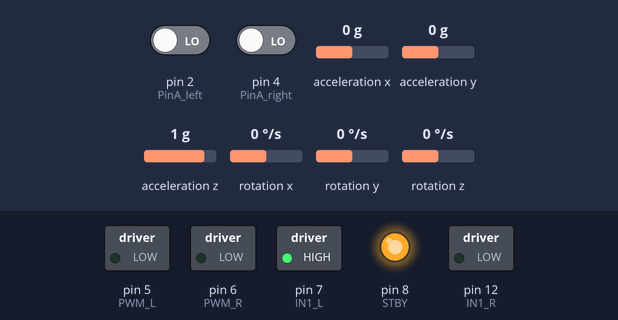
A sketch run on a simulated Arduino Uno, built with avr-gcc and run on an emulated ATmega328P. Parts: switched loads named in the sketch (green lamp = pin HIGH), output pins drawn as LEDs (lit = HIGH). The inputs (shaded band) are chosen by the test bench; at power-on: pin 2 (PinA_left) LOW, pin 4 (PinA_right) LOW, acceleration x 0 g, acceleration y 0 g, acceleration z 1 g, rotation x 0 °/s, rotation y 0 °/s, rotation z 0 °/s. What the sketch prints to the serial monitor is not drawn.

Above: at 0.1 s.
At 1.6 s:
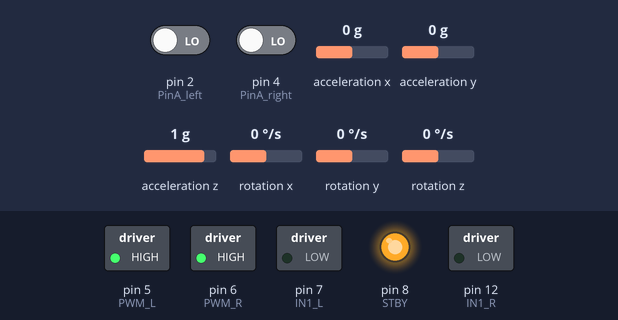
Timing chart, 0 to 3.1 s (numbered marks = the images above):
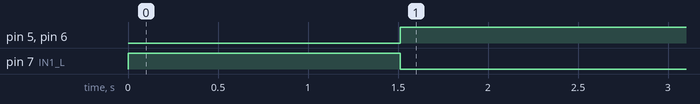

The sketch:

script.ino
```cpp
/* Include necessary header files */
#include <PinChangeInt.h>
#include <MsTimer2.h>
#include "I2Cdev.h"
#include "MPU6050.h"

/* TB6612FNG motor driver signal pins */
#define IN1_L 7
#define IN1_R 12
#define PWM_L 5
#define PWM_R 6
#define STBY 8

/* Encoder count signal pins */
#define PinA_left 2
#define PinA_right 4

/* Sensor Reading Variables */
MPU6050 mpu; //Instantiate a MPU6050 object with the object name MPU.
int16_t ax, ay, az, gx, gy, gz; // Variables for IMU readings
volatile long right_encoder = 0;
volatile long left_encoder = 0;
/*
 The volatile long type is used to ensure that the value is valid when the external
 interrupt pulse count value is used in other functions
 */
float num_of_encoder_counts_per_rev = 780.0;
float thousand_by_num_of_encoder_counts_per_rev = 1000.0/num_of_encoder_counts_per_rev;

/* IMU Callibration Variables */
long gyroXCalli = 0, gyroYCalli = 0, gyroZCalli = 0; // Obtained by callibrating gyroscope values
long accelXCalli = 0, accelYCalli = 0, accelZCalli = 0; // Obtained by callibrating accelerometer values

/* Motor PWM Input Values */
long motor_left = 0;
long motor_right = 0;

/* Time variables */
unsigned long time;
unsigned long prev_time_encoder = 0;
unsigned long startTime_left = 0;
unsigned long startTime_right = 0;
int sampling_rate = 5; // in milliseconds

/* Encoder to speed measurement variables */

int encoder_count_max = 20;
float motor_left_ang_vel = 0;
float motor_right_ang_vel = 0;

/* Robot parameters */

float wheel_rad = 0.0335; // radius of the wheel in metres
float lat_dist = 0.194; // distance between ends of the wheels in metres

/********************Initialization settings********************/
void setup() {

  /* TB6612FNGN Motor Driver module control signal initialization */
  pinMode(IN1_L, OUTPUT); //Control the direction of motor 1, 1 is forward, 0 is reverse
  pinMode(IN1_R, OUTPUT); //Control the direction of motor 1, 1 is forward, 0 is reverse
  pinMode(PWM_L, OUTPUT); //PWM of left motor
  pinMode(PWM_R, OUTPUT); //PWM of right motor
  pinMode(STBY, OUTPUT); //enable TB6612FNG

  /* Initializing motor drive module */
  digitalWrite(IN1_L, HIGH);
  digitalWrite(IN1_R, LOW);
  digitalWrite(STBY, HIGH);
  analogWrite(PWM_L, 0);
  analogWrite(PWM_R, 0);

  /* Initialize I2C bus */
  Wire.begin(); //Add I2C bus sequence
  Serial.begin(57600); //Open the serial port and set the baud rate
  delay(1500);
  mpu.initialize(); //Initialization MPU6050
  delay(2);

  /*
   Uncomment the next two lines only once and store the callibration values in the
   global variables defined for callibration
  */
//  callibrateGyroValues();
//  callibrateAccelValues();

  time = millis();
  startTime_left = millis();
  startTime_right = millis();

  /* Interrupt function to count the encoder pulses */
  attachInterrupt(digitalPinToInterrupt(PinA_left), encoder_left, CHANGE);
  attachPinChangeInterrupt(PinA_right, encoder_right, CHANGE);

  /*
  Timing interrupt settings, using MsTimer2. Because PWM uses a timer to control the
  duty cycle, it is important to look at the pin port corresponding to the timer when
  using timer.
  */
  MsTimer2::set(sampling_rate, mainfunc);
  MsTimer2::start();

  Serial.print("Setup Done!\n");
}

/***************************************************************************************/
/*
 This section contains functions that you can use to build your controllers
*/
/***************************************************************************************/

/*
encoder_left() counts encoder pulses of the left wheel motor and stores it in a
global variable 'left_encoder'
*/
void encoder_left(){left_encoder++;}

/*
encoder_right() counts encoder pulses of the right wheel motor and stores it in a
global variable 'right_encoder'
*/
void encoder_right(){right_encoder++;}


/*
SetLeftWheelSpeed() takes one input which will be set as the PWM input to the left motor.
If the value is outside the range (-255,255), then the input will be saturated and the
motor PWM will be set. The value is also written to the global variable 'motor_left'
*/
void SetLeftWheelSpeed(double speed_val)
{
  // Saturate the input to the range (-255,255)
  if (speed_val > 255) { speed_val = 255; }
  else if (speed_val < -255) { speed_val = -255; }

  motor_left = speed_val;

  if (speed_val < 0)
  {
    digitalWrite(IN1_L, 1);
    analogWrite(PWM_L, -speed_val);
  }
  else
  {
    digitalWrite(IN1_L, 0);
    analogWrite(PWM_L, speed_val);
  }
}

/*
SetRightWheelSpeed() takes one input which will be set as the PWM input to the right motor.
If the value is outside the range (-255,255), then the input will be saturated and the
motor PWM will be set. The value is also written to the global variable 'motor_right'
*/
void SetRightWheelSpeed(double speed_val)
{
  // Saturate the input to the range (-255,255)
  if (speed_val > 255) { speed_val = 255; }
  else if (speed_val < -255) { speed_val = -255; }

  motor_right = speed_val;

  if (speed_val < 0)
  {
    digitalWrite(IN1_R, 1);
    analogWrite(PWM_R, -speed_val);
  }
  else
  {
    digitalWrite(IN1_R, 0);
    analogWrite(PWM_R, speed_val);
  }
}

/*
readIMU() creates an MPU6050 class object and calls the function to read the six axis IMU.
The values are stored in the global variables ax,ay,az,gx,gy,gz where ax,ay,az are the
accelerometer readings and gx,gy,gz are the gyroscope readings.
*/
void readIMU()
{
  MPU6050 mpu_obj;
  mpu_obj.getMotion6(&ax,&ay,&az,&gx,&gy,&gz);
}

/*
readEncoder() takes the encoder pulse counts and calculates the angular velocities of the
wheels and stores it in the global variables 'motor_left_ang_vel' and 'motor_right_ang_vel'
*/
void readEncoder()
{
  // Encoder Calculations
  // angular velocity = (encoder_reading/num_of_counts_per_rotation)*(2*pi/sampling_time)

  motor_left_ang_vel = (float) 2 * 3.1415 * left_encoder * (float)thousand_by_num_of_encoder_counts_per_rev / (float)(time - startTime_left);
  if (motor_left < 0){
    motor_left_ang_vel = -motor_left_ang_vel;}
  startTime_left = time;
  left_encoder = 0;

  motor_right_ang_vel = (float) 2 * 3.1415 * right_encoder * (float)thousand_by_num_of_encoder_counts_per_rev / (float)(time - startTime_right);
  if (motor_right < 0){
    motor_right_ang_vel = -motor_right_ang_vel;}
  startTime_right = time;
  right_encoder = 0;
}

/*
printIMU() prints the IMU readings to the serial monitor in the following format:
ax,ay,az,gx,gy,gz
*/
void printIMU()
{
  Serial.print(ax);
  Serial.print(',');
  Serial.print(ay);
  Serial.print(',');
  Serial.print(az);
  Serial.print(',');
  Serial.print(gx);
  Serial.print(',');
  Serial.print(gy);
  Serial.print(',');
  Serial.print(gz);
  Serial.print('\n');
}

/*
printEncoder() prints the encoder readings to the serial monitor in the following format:
motor_left_ang_vel, motor_right_ang_vel
*/
void printEncoder()
{
  Serial.print(motor_left_ang_vel);
  Serial.print(',');
  Serial.print(motor_right_ang_vel);
  Serial.print('\n');
}

/*
printAllData() prints the IMU readings, encoder readings and PWM inputs to the motor to
the serial monitor in the following format:
ax,ay,az,gx,gy,gz,motor_left_ang_vel,motor_right_ang_vel,motor_left,motor_right
*/
void printAllData()
{
  Serial.print(time);
  Serial.print(',');
  Serial.print(ax);
  Serial.print(',');
  Serial.print(ay);
  Serial.print(',');
  Serial.print(az);
  Serial.print(',');
  Serial.print(gx);
  Serial.print(',');
  Serial.print(gy);
  Serial.print(',');
  Serial.print(gz);
  Serial.print(',');
  Serial.print(motor_left_ang_vel);
  Serial.print(',');
  Serial.print(motor_right_ang_vel);
  Serial.print(',');
  Serial.print(motor_left);
  Serial.print(',');
  Serial.print(motor_right);
  Serial.print('\n');
}

/*
callibrateGyroValues() gets the gyroscope readings n times and calculates the average of
the values to find the sensor bias. The callibration values are printed as:
gyroXCalli,gyroYCalli,gyroZCalli
*/
void callibrateGyroValues()
{
    int n = 10000;
    for (int i=0; i < n; i++)
    {
      readIMU();
      gyroXCalli = gyroXCalli + gx;
      gyroYCalli = gyroYCalli + gy;
      gyroZCalli = gyroZCalli + gz;
    }
    gyroXCalli = gyroXCalli/n;
    gyroYCalli = gyroYCalli/n;
    gyroZCalli = gyroZCalli/n;
    Serial.print(gyroXCalli);
    Serial.print(',');
    Serial.print(gyroYCalli);
    Serial.print(',');
    Serial.print(gyroZCalli);
    Serial.print('\n');
}

/*
callibrateAccelValues() gets the accelerometer readings n times and calculates the average of
the values to find the sensor bias. The callibration values are printed as:
accelXCalli,accelYCalli,accelZCalli
*/
void callibrateAccelValues()
{
    int n = 10000;
    for (int i=0; i < n; i++)
    {
      readIMU();
      accelXCalli = accelXCalli + ax;
      accelYCalli = accelYCalli + ay;
      accelZCalli = accelZCalli + az;
    }
    accelXCalli = accelXCalli/n;
    accelYCalli = accelYCalli/n;
    accelZCalli = accelZCalli/n;
    Serial.print(accelXCalli);
    Serial.print(',');
    Serial.print(accelYCalli);
    Serial.print(',');
    Serial.print(accelZCalli);
    Serial.print('\n');
}

/***************************************************************************************/
/***************** Write your custom variables and functions below *********************/
/***************************************************************************************/


/*
mainfunc() is the function that is called at your specified sampling rate. The default
sampling rate is 5ms. This function will be called at every sampling instance.
*/
void mainfunc()
{
  /* Do not modify begins*/
  sei();
  time = millis();
  if (time - prev_time_encoder >= encoder_count_max)
  {
    readEncoder();
    prev_time_encoder = time;
  }
  readIMU();
  /* Do not modify ends*/

  /*Write your code below*/
  SetLeftWheelSpeed(255);
  SetRightWheelSpeed(255);
  Serial.print(time - startTime_left);
  Serial.print(',');
  Serial.print(time - startTime_right);
  Serial.print(',');
  printEncoder();

//  delay(1000);

  /***********************/
}

void loop()
{

}
```

Measured:
- by itself, pin 5 (PWM_L), pin 6 (PWM_R): LOW → HIGH at 1.5 s
- by itself, pin 7 (IN1_L): HIGH → LOW at 1.5 s
